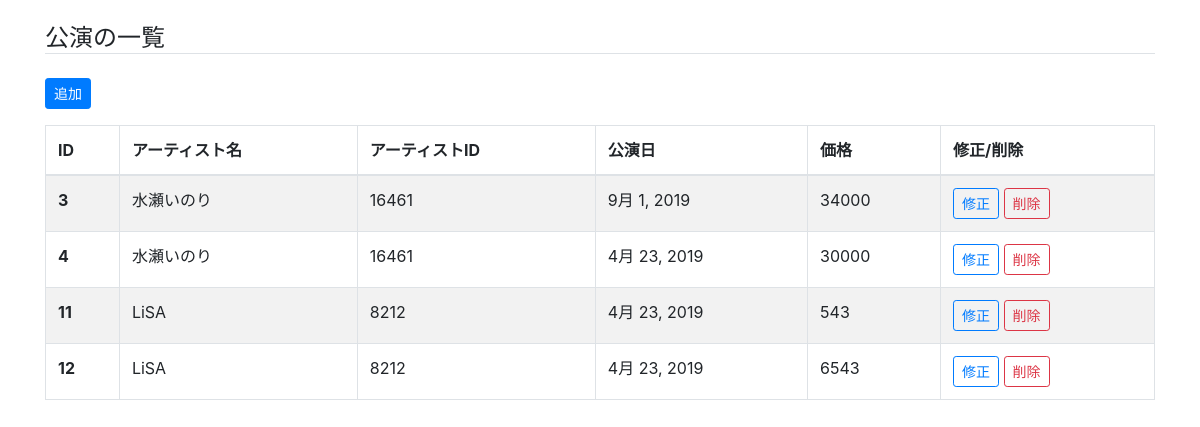
Page /ticket_notify_app/concert/ on the earlier database version.
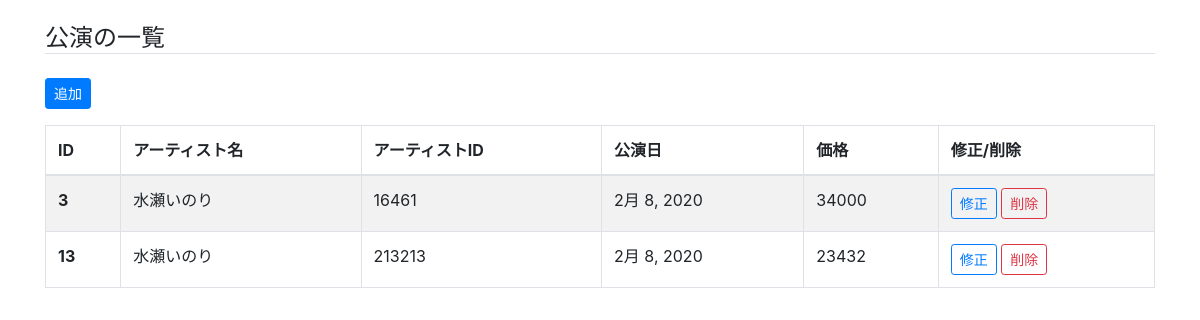
Same page on the later database version.
### ticket_notify_app/models.py (models this page shows, shortened)
class Concert(models.Model):
    class Meta:
        db_table = 'concert'  # 使用テーブル
    artist_name = models.CharField(verbose_name='アーティスト名', max_length=100)
    artist_id = models.IntegerField(verbose_name='アーティストid', default=0, validators=[MinValueValidator(0)])
    concert_date = models.DateField(verbose_name='公演日')
    max_price = models.IntegerField(verbose_name='価格', default=0, validators=[MinValueValidator(0)])
    created_at = models.DateTimeField(verbose_name='作成日時', auto_now_add=True)
    updated_at = models.DateTimeField(verbose_name='更新日時', auto_now=True)

### ticket_notify_app/views.py (the view)
# urls.py: path('concert/', views.concert_list, name='concert_list'),   # 一覧
def concert_list(request):
    concerts = Concert.objects.all().order_by('id')
    return render(request,
                  'ticket_notify_app/concert_list.html',  # 使用するテンプレート
                  {'concerts': concerts})  # テンプレートに渡すデータ

### ticket_notify_app/templates/ticket_notify_app/concert_list.html (shortened to what this page needs)
{% extends "ticket_notify_app/base.html" %}
{% block content %}
    <h4 class="mt-4 border-bottom">公演の一覧</h4>
    <a href="{% url 'ticket_notify_app:concert_add' %}" class="btn btn-primary btn-sm my-3">追加</a>
    <table class="table table-striped table-bordered">
      <thead>
        <tr>
          <th scope="col">ID</th>
          <th scope="col">アーティスト名</th>
          <th scope="col">アーティストID</th>
          <th scope="col">公演日</th>
          <th scope="col">価格</th>
          <th scope="col">修正/削除</th>
        </tr>
      </thead>
      <tbody>
        {% for concert in concerts %}
        <tr>
          <th scope="row">{{ concert.id }}</th>
          <td>{{ concert.artist_name }}</td>
          <td>{{ concert.artist_id }}</td>
          <td>{{ concert.concert_date }}</td>
          <td>{{ concert.max_price }}</td>
          <td>
            <a href="{% url 'ticket_notify_app:concert_edit' concert_id=concert.id %}" class="btn btn-outline-primary btn-sm">修正</a>
            <button class="btn btn-outline-danger btn-sm del_confirm" data-toggle="modal" data-target="#deleteModal" data-pk="{{ concert.id }}" data-url="{% url 'ticket_notify_app:concert_delete' concert_id=concert.id %}">削除</button>
          </td>
        </tr>
        {% endfor %}
      </tbody>
    </table>
{% endblock content %}

### ticket_notify_app/templates/ticket_notify_app/base.html (shortened to what this page needs)
{% load i18n static %}
<!DOCTYPE html>
{% get_current_language as LANGUAGE_CODE %}
<html lang="{{ LANGUAGE_CODE|default:"en-us" }}">
<head>
<link rel="stylesheet" href="{% static 'ticket_notify_app/css/bootstrap.min.css' %}">
</head>
<body>
  <div class="container">
    {% block content %}{% endblock %}
  </div>
</body>
</html>

Differences in the rows shown:
removed Concert: id "4", artist_name "水瀬いのり", artist_id "16461", concert_date "4月 23, 2019", max_price "30000"
removed Concert: id "11", artist_name "LiSA", artist_id "8212", concert_date "4月 23, 2019", max_price "543"
removed Concert: id "12", artist_name "LiSA", artist_id "8212", concert_date "4月 23, 2019", max_price "6543"
changed Concert id 3: concert_date "9月 1, 2019" → "2月 8, 2020"
added Concert: id "13", artist_name "水瀬いのり", artist_id "213213", concert_date "2月 8, 2020", max_price "23432"
